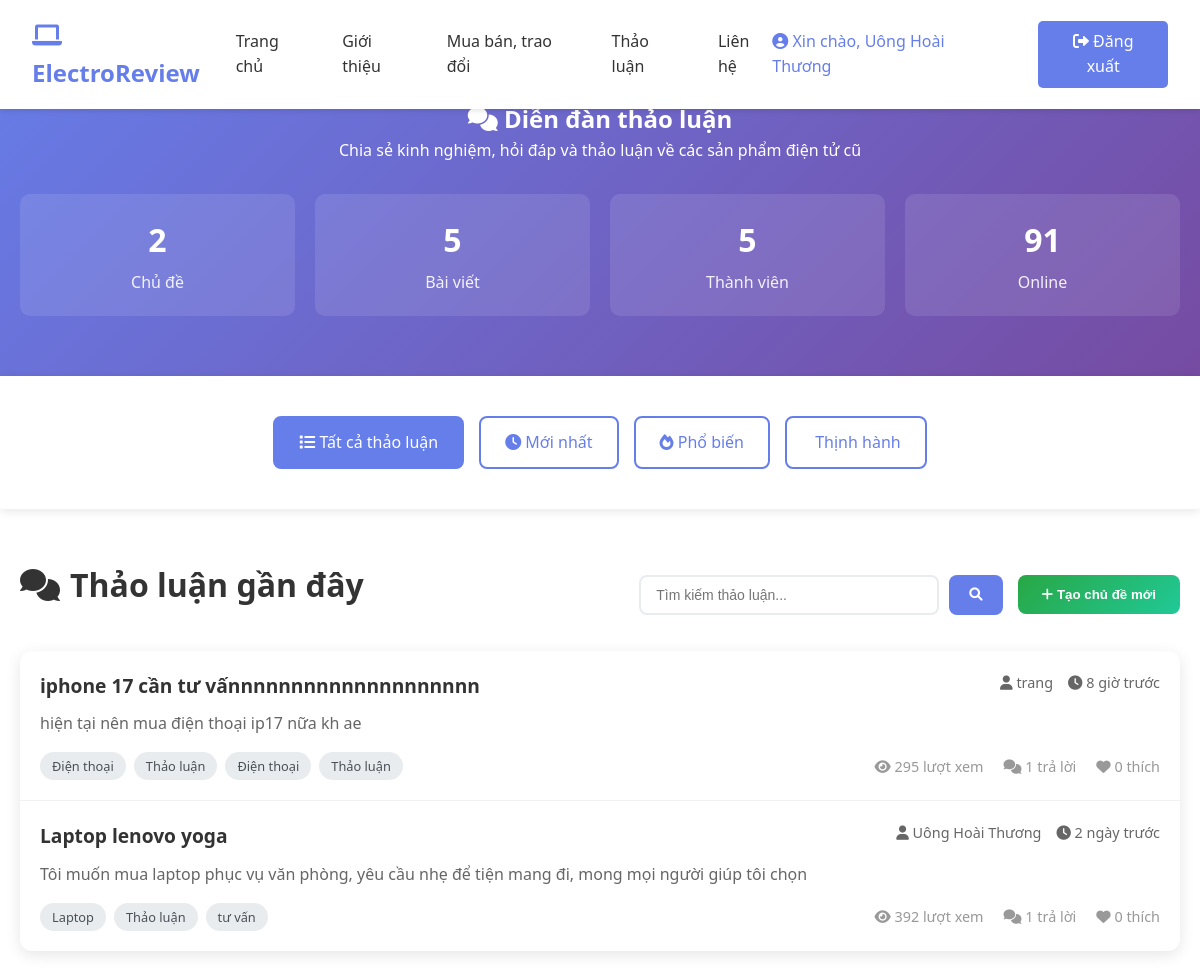
The app's page /frontend/html/thao-luan.php (signed in) with its own data.
### tables this page shows
CREATE TABLE `forum_topics` (
  `topic_id` int(11) NOT NULL,
  `user_id` int(11) NOT NULL,
  `category_id` int(11) DEFAULT NULL,
  `title` varchar(255) NOT NULL,
  `content` text NOT NULL,
  `tags` varchar(255) DEFAULT NULL,
  `views` int(11) DEFAULT 0,
  `replies_count` int(11) DEFAULT 0,
  `last_reply_at` timestamp NULL DEFAULT NULL,
  `status` enum('active','closed','pinned') DEFAULT 'active',
  `created_at` timestamp NOT NULL DEFAULT current_timestamp(),
  `updated_at` timestamp NOT NULL DEFAULT current_timestamp() ON UPDATE current_timestamp()
);

CREATE TABLE `users` (
  `user_id` int(11) NOT NULL,
  `username` varchar(50) NOT NULL,
  `email` varchar(100) NOT NULL,
  `password` varchar(255) NOT NULL,
  `full_name` varchar(100) NOT NULL,
  `phone` varchar(15) DEFAULT NULL,
  `avatar` varchar(255) DEFAULT 'default-avatar.png',
  `created_at` timestamp NOT NULL DEFAULT current_timestamp(),
  `updated_at` timestamp NOT NULL DEFAULT current_timestamp() ON UPDATE current_timestamp(),
  `status` enum('active','inactive','banned') DEFAULT 'active',
  `is_admin` tinyint(1) DEFAULT 0
);

CREATE TABLE `categories` (
  `category_id` int(11) NOT NULL,
  `category_name` varchar(100) NOT NULL,
  `category_slug` varchar(100) NOT NULL,
  `description` text DEFAULT NULL,
  `created_at` timestamp NOT NULL DEFAULT current_timestamp()
);

### frontend/html/thao-luan.php (the view, shortened to what this page needs)
<?php
function timeAgo($datetime) {
    $time = time() - strtotime($datetime);
    if ($time < 60) {
        return 'vừa xong';
    } elseif ($time < 3600) {
        return round($time/60) . ' phút trước';
    } elseif ($time < 86400) {
        return round($time/3600) . ' giờ trước';
    } elseif ($time < 2629746) {
        return round($time/86400) . ' ngày trước';
    } else {
        return date('d/m/Y', strtotime($datetime));
    }
}
$host = 'localhost';
$dbname = 'electroreview_db';
$username = 'root';
$password = '';
try {
    $pdo = new PDO("mysql:host=$host;dbname=$dbname;charset=utf8mb4", $username, $password);
    $pdo->setAttribute(PDO::ATTR_ERRMODE, PDO::ERRMODE_EXCEPTION);
    $total_topics = $pdo->query("SELECT COUNT(*) FROM forum_topics WHERE status = 'active'")->fetchColumn();
    $total_posts = $pdo->query("SELECT COUNT(*) FROM posts")->fetchColumn();
    $total_users = $pdo->query("SELECT COUNT(*) FROM users")->fetchColumn();
    $online_users = rand(50, 200);
    $all_discussions_stmt = $pdo->prepare("
        SELECT ft.*, u.full_name, u.email, c.category_name,
               COALESCE((SELECT COUNT(*) FROM topic_comments tc WHERE tc.topic_id = ft.topic_id), 0) as comment_count,
               0 as like_count,
               ft.topic_id as post_id
        FROM forum_topics ft
        LEFT JOIN users u ON ft.user_id = u.user_id
        LEFT JOIN categories c ON ft.category_id = c.category_id
        WHERE ft.status = 'active'
        ORDER BY ft.created_at DESC
        LIMIT 50    ");
    $all_discussions_stmt->execute();
    $all_discussions = $all_discussions_stmt->fetchAll(PDO::FETCH_ASSOC);
} catch(PDOException $e) {
    error_log("Database error in thao-luan.php: " . $e->getMessage());
    $total_topics = 0;
    $total_posts = 0;
    $total_users = 0;
    $online_users = 0;
    $all_discussions = [];
    $recent_discussions = [];
    $categories = [];
}
?>
<!DOCTYPE html>
<html lang="vi">
<head>
    <link href="https://cdnjs.cloudflare.com/ajax/libs/font-awesome/6.0.0/css/all.min.css" rel="stylesheet">
    <link href="css/style.css" rel="stylesheet">
</head>
<body>
    <header class="header">
        <div class="nav-container">
            <div class="logo">
                <i class="fas fa-laptop"></i>
                ElectroReview
            </div>
            <nav>
                <ul class="nav-menu">
                    <li><a href="index.php">Trang chủ</a></li>
                    <li><a href="index.php#about">Giới thiệu</a></li>
                    <li><a href="mua-ban.php">Mua bán, trao đổi</a></li>
                    <li><a href="thao-luan.php" class="active">Thảo luận</a></li>
                    <li><a href="lien-he.php">Liên hệ</a></li>
                </ul>
            </nav>            <div class="auth-buttons">
                <?php if (isset($_SESSION['is_logged_in']) && $_SESSION['is_logged_in']): ?>
                    <span style="color: #667eea; margin-right: 15px;">
                        <i class="fas fa-user-circle"></i>
                        Xin chào, <?php echo htmlspecialchars($_SESSION['full_name'] ?? $_SESSION['username'] ?? 'User'); ?>
                    </span>                    <?php if (isset($_SESSION['is_admin']) && $_SESSION['is_admin']): ?>
                        <a href="admin.php" class="btn btn-outline" style="margin-right: 10px;">
                            <i class="fas fa-cog"></i> Admin
                        </a>
                    <?php endif; ?>
                    <a href="logout.php" class="btn btn-primary">
                        <i class="fas fa-sign-out-alt"></i> Đăng xuất
                    </a>
                <?php else: ?>
                    <button class="btn btn-outline" onclick="openLoginModal()">Đăng nhập</button>
                    <button class="btn btn-primary" onclick="openRegisterModal()">Đăng ký</button>
                <?php endif; ?>
            </div>
        </div>
    </header>
    <section class="forum-header">
        <div class="forum-container">
            <h1><i class="fas fa-comments"></i> Diễn đàn thảo luận</h1>
            <p>Chia sẻ kinh nghiệm, hỏi đáp và thảo luận về các sản phẩm điện tử cũ</p>
              <div class="forum-stats">
                <div class="stat-card">
                    <div class="stat-number"><?php echo number_format($total_topics); ?></div>
                    <div class="stat-label">Chủ đề</div>
                </div>
                <div class="stat-card">
                    <div class="stat-number"><?php echo number_format($total_posts); ?></div>
                    <div class="stat-label">Bài viết</div>
                </div>
                <div class="stat-card">
                    <div class="stat-number"><?php echo number_format($total_users); ?></div>
                    <div class="stat-label">Thành viên</div>
                </div>
                <div class="stat-card">
                    <div class="stat-number"><?php echo number_format($online_users); ?></div>
                    <div class="stat-label">Online</div>
                </div>
            </div>
        </div>
    </section>
    <section class="forum-nav">
        <div class="forum-container">
            <div class="nav-buttons">
                <a href="#" class="nav-btn active" onclick="showSection('all')">
                    <i class="fas fa-list"></i> Tất cả thảo luận
                </a>
                <a href="#" class="nav-btn" onclick="showSection('recent')">
                    <i class="fas fa-clock"></i> Mới nhất
                </a>
                <a href="#" class="nav-btn" onclick="showSection('popular')">
                    <i class="fas fa-fire"></i> Phổ biến
                </a>
                <a href="#" class="nav-btn" onclick="showSection('trending')">
                    <i class="fas fa-trending-up"></i> Thịnh hành
                </a>
            </div>
        </div>
    </section>
    <div class="forum-container">
        <section id="categories-section" class="topics-section">
            <div class="topics-controls">
                <h2 class="section-title">
                    <i class="fas fa-comments"></i> Thảo luận gần đây
                </h2>
                <div style="display: flex; gap: 15px; align-items: center;">
                    <div class="search-box">
                        <input type="text" class="search-input" placeholder="Tìm kiếm thảo luận...">
                        <button class="search-btn"><i class="fas fa-search"></i></button>
                    </div>
                    <?php if (isset($_SESSION['is_logged_in']) && $_SESSION['is_logged_in']): ?>
                        <button class="btn-new-topic" onclick="openNewTopicModal()">
                            <i class="fas fa-plus"></i> Tạo chủ đề mới
                        </button>
                    <?php else: ?>
                        <button class="btn-new-topic" onclick="showLoginRequiredMessage()">
                            <i class="fas fa-lock"></i> Đăng nhập để tạo chủ đề
                        </button>
                    <?php endif; ?>
                </div>
            </div>            <div class="topics-list">                <?php if (!empty($all_discussions)): ?>
                    <?php foreach ($all_discussions as $index => $discussion): ?>
                        <div class="topic-item" onclick="showTopicDetail(<?php echo $discussion['post_id']; ?>)">
                            <div class="topic-header">
                                <h3 class="topic-title"><?php echo htmlspecialchars($discussion['title']); ?></h3>
                                <div class="topic-meta">
                                    <span><i class="fas fa-user"></i> <?php echo htmlspecialchars($discussion['full_name'] ?? $discussion['email'] ?? 'Ẩn danh'); ?></span>
                                    <span><i class="fas fa-clock"></i> <?php echo timeAgo($discussion['created_at']); ?></span>
                                </div>
                            </div>                            <p class="topic-content"><?php echo htmlspecialchars(substr(strip_tags($discussion['content']), 0, 200)); ?></p>
                            <div class="topic-footer">
                                <div class="topic-tags">
                                    <span class="tag"><?php echo htmlspecialchars($discussion['category_name'] ?? 'Tổng hợp'); ?></span>
                                    <span class="tag">Thảo luận</span>
                                    <?php if (!empty($discussion['tags'])): ?>
                                        <?php
                                        $tags = explode(',', $discussion['tags']);
                                        foreach($tags as $tag):
                                            $tag = trim($tag);
                                            if (!empty($tag)):
                                        ?>
                                            <span class="tag"><?php echo htmlspecialchars($tag); ?></span>
                                        <?php
                                            endif;
                                        endforeach;
                                        ?>
                                    <?php endif; ?>
                                </div>
                                <div class="topic-stats">
                                    <span><i class="fas fa-eye"></i> <?php echo rand(50, 500); ?> lượt xem</span>
                                    <span><i class="fas fa-comments"></i> <?php echo $discussion['comment_count']; ?> trả lời</span>
                                    <span><i class="fas fa-heart"></i> <?php echo $discussion['like_count']; ?> thích</span>
                                </div>
                            </div>
                        </div>
                    <?php endforeach; ?>
                <?php endif; ?>
            </div>
        </section>
    </div>
</body>
</html>

### frontend/html/css/style.css (style rules this page uses)
* { margin: 0; padding: 0; box-sizing: border-box; }
body { font-family: 'Segoe UI', Tahoma, Geneva, Verdana, sans-serif; line-height: 1.6; color: #333; }
.header { background: white; box-shadow: 0 2px 5px rgba(0,0,0,0.1); position: fixed; top: 0; width: 100%; z-index: 1000; }
.nav-container { display: flex; justify-content: space-between; align-items: center; padding: 1rem 2rem; }
.logo { font-size: 1.5rem; font-weight: bold; color: #667eea; }
.nav-menu { display: flex; list-style: none; gap: 2rem; }
.nav-menu a { text-decoration: none; color: #333; font-weight: 500; }
.auth-buttons { display: flex; gap: 1rem; align-items: center; }
.btn { padding: 0.5rem 1rem; border: none; border-radius: 5px; cursor: pointer; font-weight: 500; text-decoration: none; display: inline-block; text-align: center; }
.btn-primary { background: #667eea; color: white; }
.section-title { text-align: center; font-size: 2.5rem; margin-bottom: 3rem; }

### frontend/html/thao-luan.php (style rules this page uses)
.forum-container { max-width: 1200px; margin: 0 auto; padding: 20px; }
.forum-header { background: linear-gradient(135deg, #667eea 0%, #764ba2 100%); color: white; padding: 80px 0 40px; text-align: center; }
.forum-stats { display: grid; grid-template-columns: repeat(auto-fit, minmax(200px, 1fr)); gap: 20px; margin-top: 30px; }
.stat-card { background: rgba(255, 255, 255, 0.1); padding: 20px; border-radius: 10px; text-align: center; }
.stat-number { font-size: 2rem; font-weight: bold; margin-bottom: 5px; }
.stat-label { opacity: 0.9; }
.forum-nav { background: white; padding: 20px 0; box-shadow: 0 2px 10px rgba(0,0,0,0.1); margin-bottom: 30px; }
.nav-buttons { display: flex; gap: 15px; justify-content: center; }
.nav-btn { padding: 12px 24px; border: 2px solid #667eea; background: white; color: #667eea; border-radius: 8px; text-decoration: none; font-weight: 500; transition: all 0.3s ease; }
.nav-btn:hover, .nav-btn.active { background: #667eea; color: white; }
.section-title { font-size: 2rem; margin-bottom: 20px; color: #333; display: flex; align-items: center; gap: 10px; }
.topics-section { margin-bottom: 40px; }
.topics-controls { display: flex; justify-content: space-between; align-items: center; margin-bottom: 20px; }
.search-box { display: flex; gap: 10px; }
.search-input { padding: 10px 15px; border: 2px solid #e9ecef; border-radius: 8px; font-size: 14px; width: 300px; }
.search-btn { padding: 10px 20px; background: #667eea; color: white; border: none; border-radius: 8px; cursor: pointer; }
.btn-new-topic { background: linear-gradient(135deg, #28a745 0%, #20c997 100%); color: white; padding: 12px 24px; border: none; border-radius: 8px; font-weight: 600; cursor: pointer; transition: transform 0.3s ease; }
.topics-list { background: white; border-radius: 12px; overflow: hidden; box-shadow: 0 4px 15px rgba(0,0,0,0.1); }
.topic-item { padding: 20px; border-bottom: 1px solid #f0f0f0; transition: background 0.3s ease; }
.topic-item:last-child { border-bottom: none; }
.topic-header { display: flex; justify-content: space-between; align-items: flex-start; margin-bottom: 10px; }
.topic-title { font-size: 1.2rem; font-weight: 600; color: #333; text-decoration: none; cursor: pointer; }
.topic-meta { display: flex; gap: 15px; font-size: 0.9rem; color: #666; }
.topic-content { color: #666; margin-bottom: 15px; line-height: 1.6; }
.topic-footer { display: flex; justify-content: space-between; align-items: center; }
.topic-tags { display: flex; gap: 8px; }
.tag { background: #e9ecef; color: #495057; padding: 4px 12px; border-radius: 20px; font-size: 0.8rem; }
.topic-stats { display: flex; gap: 20px; font-size: 0.9rem; color: #999; }

### records on screen
forum_topics: title "iphone 17 cần tư vấnnnnnnnnnnnnnnnnnnnn", user.full_name "trang", created_at "8 giờ trước", content "hiện tại nên mua điện thoại ip17 nữa kh ae", category.category_name "Điện thoại", tags "Điện thoại", tags "Thảo luận", comment_count "1", like_count "0"
forum_topics: title "Laptop lenovo yoga", user.full_name "Uông Hoài Thương", created_at "2 ngày trước", content "Tôi muốn mua laptop phục vụ văn phòng, yêu cầu nhẹ để tiện mang đi, mong mọi người giúp tôi chọn", category.category_name "Laptop", tags "tư vấn", comment_count "1", like_count "0"

### other values on screen
$_SESSION['full_name'] "Uông Hoài Thương"
$total_topics "2"
$total_posts "5"
$total_users "5"
$online_users "91"
